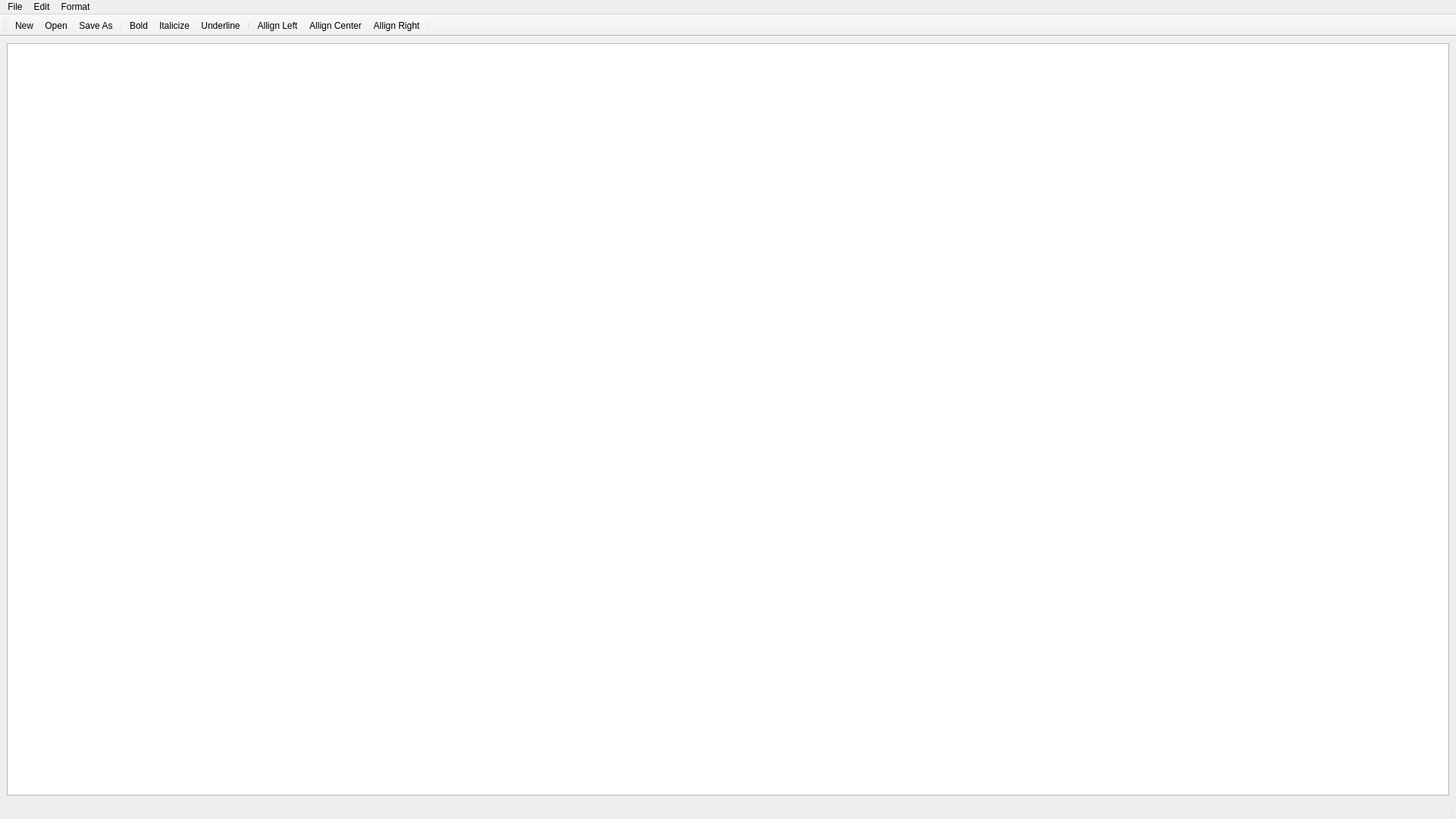
<?xml version="1.0" encoding="UTF-8"?>
<ui version="4.0">
 <class>MainWindow</class>
 <widget class="QMainWindow" name="MainWindow">
  <property name="geometry">
   <rect>
    <x>0</x>
    <y>0</y>
    <width>1920</width>
    <height>1080</height>
   </rect>
  </property>
  <property name="windowTitle">
   <string>MainWindow</string>
  </property>
  <widget class="QWidget" name="centralwidget">
   <layout class="QVBoxLayout" name="verticalLayout">
    <item>
     <layout class="QHBoxLayout" name="horizontalLayout_2">
      <item>
       <widget class="QTextEdit" name="textEdit"/>
      </item>
     </layout>
    </item>
   </layout>
  </widget>
  <widget class="QMenuBar" name="menubar">
   <property name="geometry">
    <rect>
     <x>0</x>
     <y>0</y>
     <width>1920</width>
     <height>22</height>
    </rect>
   </property>
   <widget class="QMenu" name="menuFile">
    <property name="title">
     <string>File</string>
    </property>
    <addaction name="actionNew"/>
    <addaction name="actionOpen"/>
    <addaction name="actionSave_As"/>
    <addaction name="actionPrint"/>
    <addaction name="actionExit"/>
   </widget>
   <widget class="QMenu" name="menuEdit">
    <property name="title">
     <string>Edit</string>
    </property>
    <addaction name="actionCopy"/>
    <addaction name="actionPaste"/>
    <addaction name="actionCut"/>
    <addaction name="actionUndo"/>
    <addaction name="actionRedo"/>
   </widget>
   <widget class="QMenu" name="menuFormat">
    <property name="title">
     <string>Format</string>
    </property>
    <widget class="QMenu" name="menuFont_Size">
     <property name="title">
      <string>Font Size</string>
     </property>
     <addaction name="action8"/>
     <addaction name="action10"/>
     <addaction name="action12"/>
     <addaction name="action14"/>
     <addaction name="action16"/>
     <addaction name="action20"/>
     <addaction name="action32"/>
    </widget>
    <addaction name="actionBold"/>
    <addaction name="actionItalicize"/>
    <addaction name="actionUnderline"/>
    <addaction name="actionAllign_Left"/>
    <addaction name="actionAllign_Center"/>
    <addaction name="actionAllign_Right"/>
    <addaction name="menuFont_Size"/>
    <addaction name="actionFont_Style"/>
   </widget>
   <addaction name="menuFile"/>
   <addaction name="menuEdit"/>
   <addaction name="menuFormat"/>
  </widget>
  <widget class="QStatusBar" name="statusbar"/>
  <widget class="QToolBar" name="toolBar">
   <property name="windowTitle">
    <string>toolBar</string>
   </property>
   <attribute name="toolBarArea">
    <enum>TopToolBarArea</enum>
   </attribute>
   <attribute name="toolBarBreak">
    <bool>false</bool>
   </attribute>
   <addaction name="actionNew"/>
   <addaction name="actionOpen"/>
   <addaction name="actionSave_As"/>
   <addaction name="separator"/>
   <addaction name="actionBold"/>
   <addaction name="actionItalicize"/>
   <addaction name="actionUnderline"/>
   <addaction name="separator"/>
   <addaction name="actionAllign_Left"/>
   <addaction name="actionAllign_Center"/>
   <addaction name="actionAllign_Right"/>
   <addaction name="separator"/>
  </widget>
  <action name="actionNew">
   <property name="icon">
    <iconset resource="Resources.qrc">
     <normaloff>:/imgs/New.png</normaloff>:/imgs/New.png</iconset>
   </property>
   <property name="text">
    <string>New</string>
   </property>
  </action>
  <action name="actionOpen">
   <property name="icon">
    <iconset resource="Resources.qrc">
     <normaloff>:/imgs/Open.png</normaloff>:/imgs/Open.png</iconset>
   </property>
   <property name="text">
    <string>Open</string>
   </property>
  </action>
  <action name="actionSave_As">
   <property name="icon">
    <iconset resource="Resources.qrc">
     <normaloff>:/imgs/Save.png</normaloff>:/imgs/Save.png</iconset>
   </property>
   <property name="text">
    <string>Save As</string>
   </property>
  </action>
  <action name="actionPrint">
   <property name="text">
    <string>Print</string>
   </property>
  </action>
  <action name="actionExit">
   <property name="text">
    <string>Exit</string>
   </property>
  </action>
  <action name="actionCopy">
   <property name="text">
    <string>Copy</string>
   </property>
  </action>
  <action name="actionPaste">
   <property name="text">
    <string>Paste</string>
   </property>
  </action>
  <action name="actionCut">
   <property name="text">
    <string>Cut</string>
   </property>
  </action>
  <action name="actionUndo">
   <property name="text">
    <string>Undo</string>
   </property>
  </action>
  <action name="actionRedo">
   <property name="text">
    <string>Redo</string>
   </property>
  </action>
  <action name="actionBold">
   <property name="icon">
    <iconset resource="Resources.qrc">
     <normaloff>:/imgs/Bold.png</normaloff>:/imgs/Bold.png</iconset>
   </property>
   <property name="text">
    <string>Bold</string>
   </property>
  </action>
  <action name="actionItalicize">
   <property name="icon">
    <iconset resource="Resources.qrc">
     <normaloff>:/imgs/Italic.png</normaloff>:/imgs/Italic.png</iconset>
   </property>
   <property name="text">
    <string>Italicize</string>
   </property>
  </action>
  <action name="actionUnderline">
   <property name="icon">
    <iconset resource="Resources.qrc">
     <normaloff>:/imgs/Underline.png</normaloff>:/imgs/Underline.png</iconset>
   </property>
   <property name="text">
    <string>Underline</string>
   </property>
  </action>
  <action name="actionAllign_Left">
   <property name="icon">
    <iconset resource="Resources.qrc">
     <normaloff>:/imgs/left.png</normaloff>:/imgs/left.png</iconset>
   </property>
   <property name="text">
    <string>Allign Left</string>
   </property>
  </action>
  <action name="actionAllign_Center">
   <property name="icon">
    <iconset resource="Resources.qrc">
     <normaloff>:/imgs/center.png</normaloff>:/imgs/center.png</iconset>
   </property>
   <property name="text">
    <string>Allign Center</string>
   </property>
  </action>
  <action name="actionAllign_Right">
   <property name="icon">
    <iconset resource="Resources.qrc">
     <normaloff>:/imgs/right.png</normaloff>:/imgs/right.png</iconset>
   </property>
   <property name="text">
    <string>Allign Right</string>
   </property>
  </action>
  <action name="actionFont_Style">
   <property name="text">
    <string>Font Style</string>
   </property>
  </action>
  <action name="action8">
   <property name="text">
    <string>8</string>
   </property>
  </action>
  <action name="action10">
   <property name="text">
    <string>10</string>
   </property>
  </action>
  <action name="action12">
   <property name="text">
    <string>12</string>
   </property>
  </action>
  <action name="action14">
   <property name="text">
    <string>14</string>
   </property>
  </action>
  <action name="action16">
   <property name="text">
    <string>16</string>
   </property>
  </action>
  <action name="action20">
   <property name="text">
    <string>20</string>
   </property>
  </action>
  <action name="action32">
   <property name="text">
    <string>32</string>
   </property>
  </action>
 </widget>
 <resources>
  <include location="Resources.qrc"/>
 </resources>
 <connections/>
</ui>
